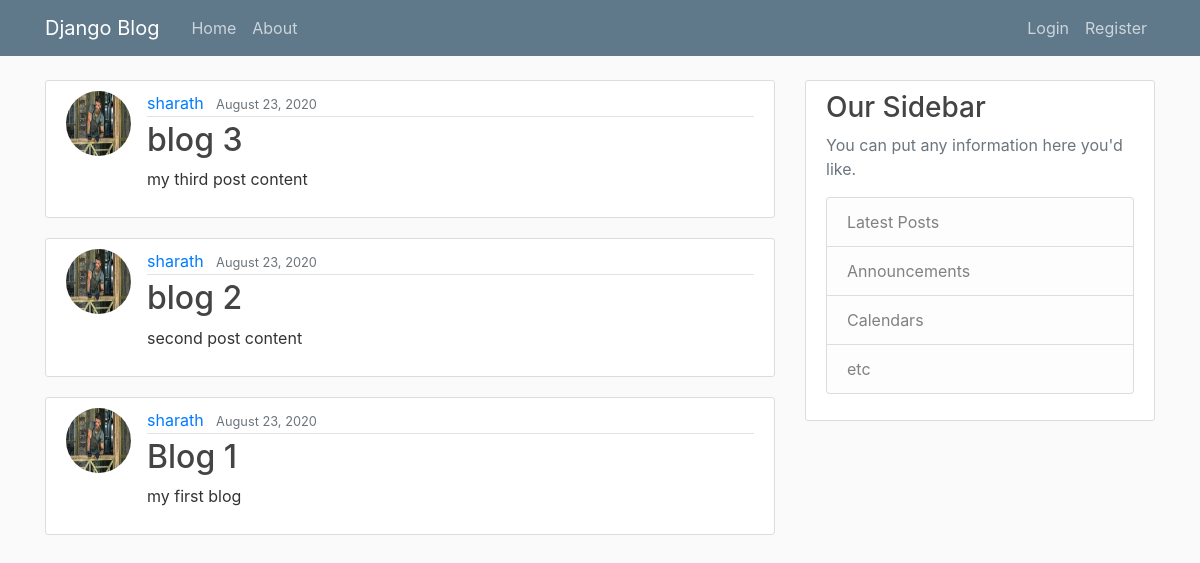
Before: / with the older database file.
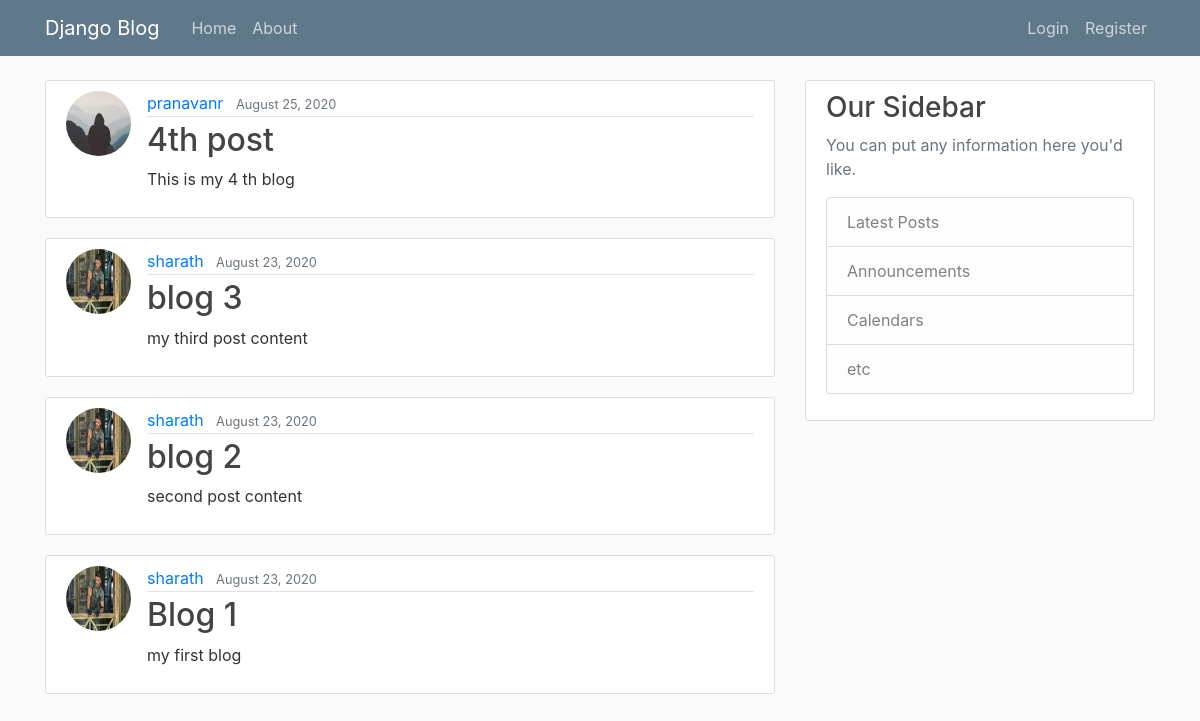
After: the same page with the newer database file.
### blog/models.py (models this page shows, shortened)
class Post(models.Model):
    title = models.CharField(max_length=100)
    content = models.TextField()
    date_posted = models.DateTimeField(default=timezone.now)
    author = models.ForeignKey(User,on_delete=models.CASCADE)

### users/models.py (models this page shows, shortened)
class Profile(models.Model):
    user = models.OneToOneField(User,on_delete=models.CASCADE)
    image = models.ImageField(default='default.jpg',upload_to='profile_pics')

### blog/views.py (the view)
# urls.py: path('',PostListView.as_view(),name="blog-home"),
class PostListView(ListView):
    model = Post
    template_name = 'blog/home.html'
    context_object_name = 'posts'
    ordering = ['-date_posted']

### blog/templates/blog/home.html
{% extends 'blog/base.html'%}
{% block content %}
    {% for post in posts %}
    <article class="media content-section">
      <img class="rounded-circle article-img" src={{post.author.profile.image.url}}>
        <div class="media-body">
          <div class="article-metadata">
            <a class="mr-2" href="#">{{ post.author }}</a>
            <small class="text-muted">{{ post.date_posted|date:"F d, Y" }}</small>
          </div>
          <h2><a class="article-title" href="{% url 'post-detail' post.id %}">{{ post.title }}</a></h2>
          <p class="article-content">{{ post.content }}</p>
        </div>
    </article>
    {% endfor %}
{%endblock content%}

### blog/templates/blog/base.html (shortened to what this page needs)
{% load static %}
<!DOCTYPE html>
<html lang="en">
<head>
    <link rel="stylesheet" href="https://stackpath.bootstrapcdn.com/bootstrap/4.3.1/css/bootstrap.min.css">
    <link rel="stylesheet" href="{% static 'blog/main.css' %}">
</head>
<body>
    <header class="site-header">
        <nav class="navbar navbar-expand-md navbar-dark bg-steel fixed-top">
          <div class="container">
            <a class="navbar-brand mr-4" href="/">Django Blog</a>
            <div class="collapse navbar-collapse" id="navbarToggle">
              <div class="navbar-nav mr-auto">
                <a class="nav-item nav-link" href="{% url 'blog-home' %}">Home</a>
                <a class="nav-item nav-link" href="{% url 'blog-about' %}">About</a>
              </div>
              <div class="navbar-nav">
                {% if user.is_authenticated %}
                <a class="nav-item nav-link" href="{% url 'profile' %}">{{user.username}}</a>
                  <a class="nav-item nav-link" href="{% url 'logout' %}">Logout</a>
                {% else %}
                  <a class="nav-item nav-link" href="{% url 'login' %}">Login</a>
                  <a class="nav-item nav-link" href="{% url 'register' %}">Register</a>
                {% endif %}
                </div>
            </div>
          </div>
        </nav>
      </header>
      <main role="main" class="container">
        <div class="row">
          <div class="col-md-8">
            {% block content %}{% endblock %}
          </div>
          <div class="col-md-4">
            <div class="content-section">
              <h3>Our Sidebar</h3>
              <p class='text-muted'>You can put any information here you'd like.
                <ul class="list-group">
                  <li class="list-group-item list-group-item-light">Latest Posts</li>
                  <li class="list-group-item list-group-item-light">Announcements</li>
                  <li class="list-group-item list-group-item-light">Calendars</li>
                  <li class="list-group-item list-group-item-light">etc</li>
                </ul>
              </p>
            </div>
          </div>
        </div>
      </main>
</body>
</html>

### blog/static/blog/main.css (style rules this page uses)
body { background: #fafafa; color: #333333; margin-top: 5rem; }
h1, h2, h3, h4, h5, h6 { color: #444444; }
ul { margin: 0; }
.bg-steel { background-color: #5f788a; }
.site-header .navbar-nav .nav-link { color: #cbd5db; }
.content-section { background: #ffffff; padding: 10px 20px; border: 1px solid #dddddd; border-radius: 3px; margin-bottom: 20px; }
.article-title { color: #444444; }
.article-content { white-space: pre-line; }
.article-img { height: 65px; width: 65px; margin-right: 16px; }
.article-metadata { padding-bottom: 1px; margin-bottom: 4px; border-bottom: 1px solid #e3e3e3 }

Changed rows visible on the page:
added Post: author.profile.image (placeholder picture), author "pranavanr", date_posted "August 25, 2020", title "4th post", content "This is my 4 th blog"
